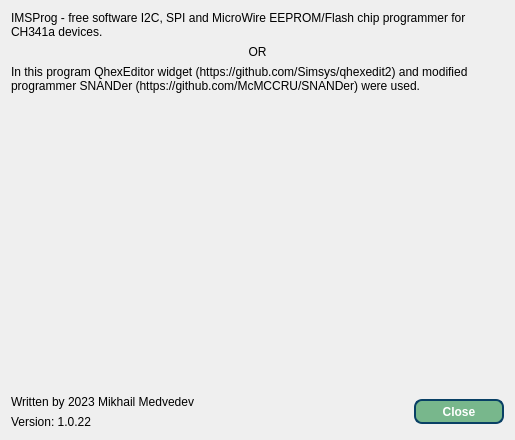
<?xml version="1.0" encoding="UTF-8"?>
<ui version="4.0">
 <class>DialogAbout</class>
 <widget class="QDialog" name="DialogAbout">
  <property name="geometry">
   <rect>
    <x>0</x>
    <y>0</y>
    <width>515</width>
    <height>440</height>
   </rect>
  </property>
  <property name="windowTitle">
   <string>About IMSProg</string>
  </property>
  <layout class="QVBoxLayout" name="verticalLayout_3">
   <item>
    <layout class="QVBoxLayout" name="verticalLayout">
     <item>
      <widget class="QLabel" name="label_4">
       <property name="text">
        <string>IMSProg - free software I2C, SPI and MicroWire EEPROM/Flash chip programmer for CH341a devices.</string>
       </property>
       <property name="wordWrap">
        <bool>true</bool>
       </property>
      </widget>
     </item>
     <item>
      <layout class="QHBoxLayout" name="horizontalLayout">
       <item>
        <widget class="QLabel" name="label_3">
         <property name="text">
          <string/>
         </property>
         <property name="pixmap">
          <pixmap resource="recource.qrc">:/res/img/ch341_green150.png</pixmap>
         </property>
        </widget>
       </item>
       <item>
        <widget class="QLabel" name="label_2">
         <property name="text">
          <string>OR</string>
         </property>
         <property name="alignment">
          <set>Qt::AlignCenter</set>
         </property>
        </widget>
       </item>
       <item>
        <widget class="QLabel" name="label">
         <property name="text">
          <string/>
         </property>
         <property name="pixmap">
          <pixmap resource="recource.qrc">:/res/img/ch341_black150.png</pixmap>
         </property>
        </widget>
       </item>
      </layout>
     </item>
     <item>
      <widget class="QLabel" name="label_7">
       <property name="text">
        <string>In this program QhexEditor widget (https://github.com/Simsys/qhexedit2) and modified programmer SNANDer (https://github.com/McMCCRU/SNANDer) were used.</string>
       </property>
       <property name="wordWrap">
        <bool>true</bool>
       </property>
      </widget>
     </item>
    </layout>
   </item>
   <item>
    <spacer name="verticalSpacer">
     <property name="orientation">
      <enum>Qt::Vertical</enum>
     </property>
     <property name="sizeHint" stdset="0">
      <size>
       <width>20</width>
       <height>112</height>
      </size>
     </property>
    </spacer>
   </item>
   <item>
    <layout class="QHBoxLayout" name="horizontalLayout_2">
     <item>
      <layout class="QVBoxLayout" name="verticalLayout_2">
       <item>
        <widget class="QLabel" name="label_6">
         <property name="text">
          <string>Written by 2023 Mikhail Medvedev</string>
         </property>
        </widget>
       </item>
       <item>
        <widget class="QLabel" name="label_5">
         <property name="text">
          <string>Version: 1.0.22</string>
         </property>
        </widget>
       </item>
      </layout>
     </item>
     <item>
      <spacer name="horizontalSpacer">
       <property name="orientation">
        <enum>Qt::Horizontal</enum>
       </property>
       <property name="sizeHint" stdset="0">
        <size>
         <width>40</width>
         <height>20</height>
        </size>
       </property>
      </spacer>
     </item>
     <item>
      <widget class="QPushButton" name="pushButton">
       <property name="minimumSize">
        <size>
         <width>90</width>
         <height>25</height>
        </size>
       </property>
       <property name="styleSheet">
        <string notr="true">color: rgb(255, 255, 255);
background-color: rgb(120, 183, 140);
border-radius: 20px;
border: 2px solid #094065;border-radius:8px;font-weight:600;</string>
       </property>
       <property name="text">
        <string>Close</string>
       </property>
      </widget>
     </item>
    </layout>
   </item>
  </layout>
 </widget>
 <resources>
  <include location="recource.qrc"/>
 </resources>
 <connections/>
</ui>
